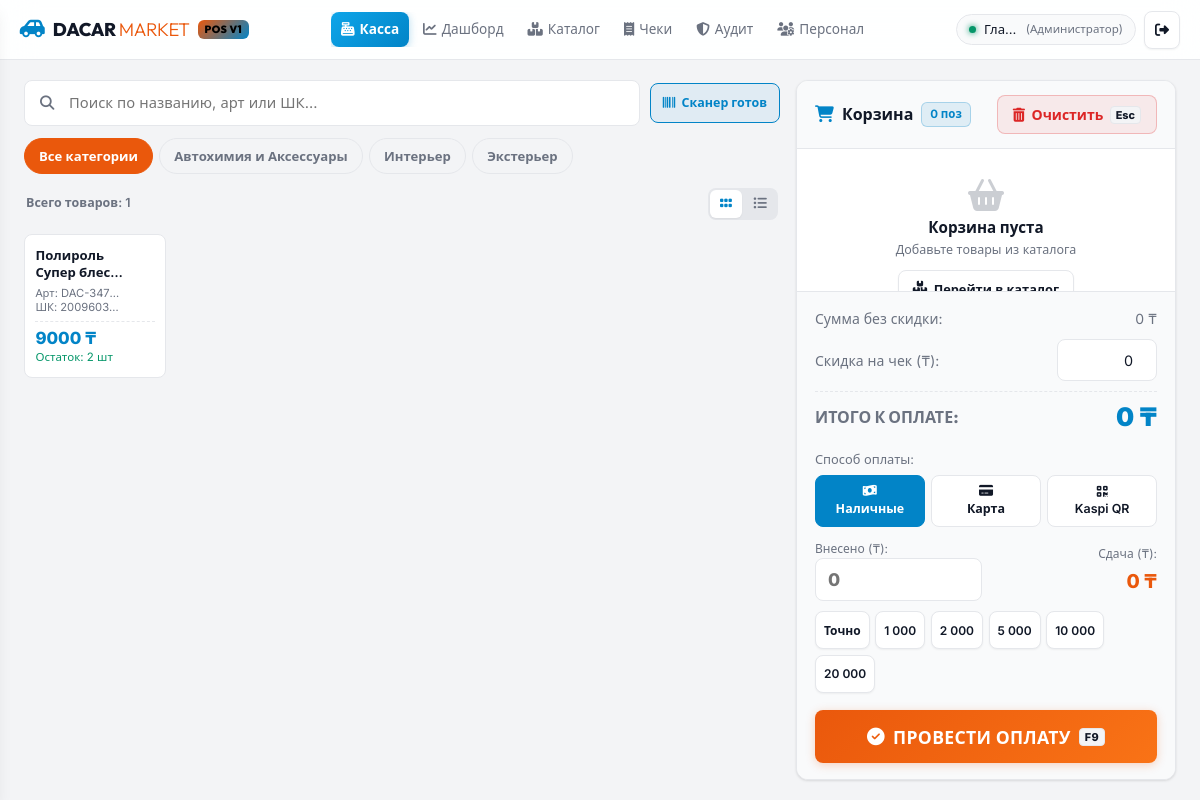
Before: /sales/pos/ (signed in) with the older database file.
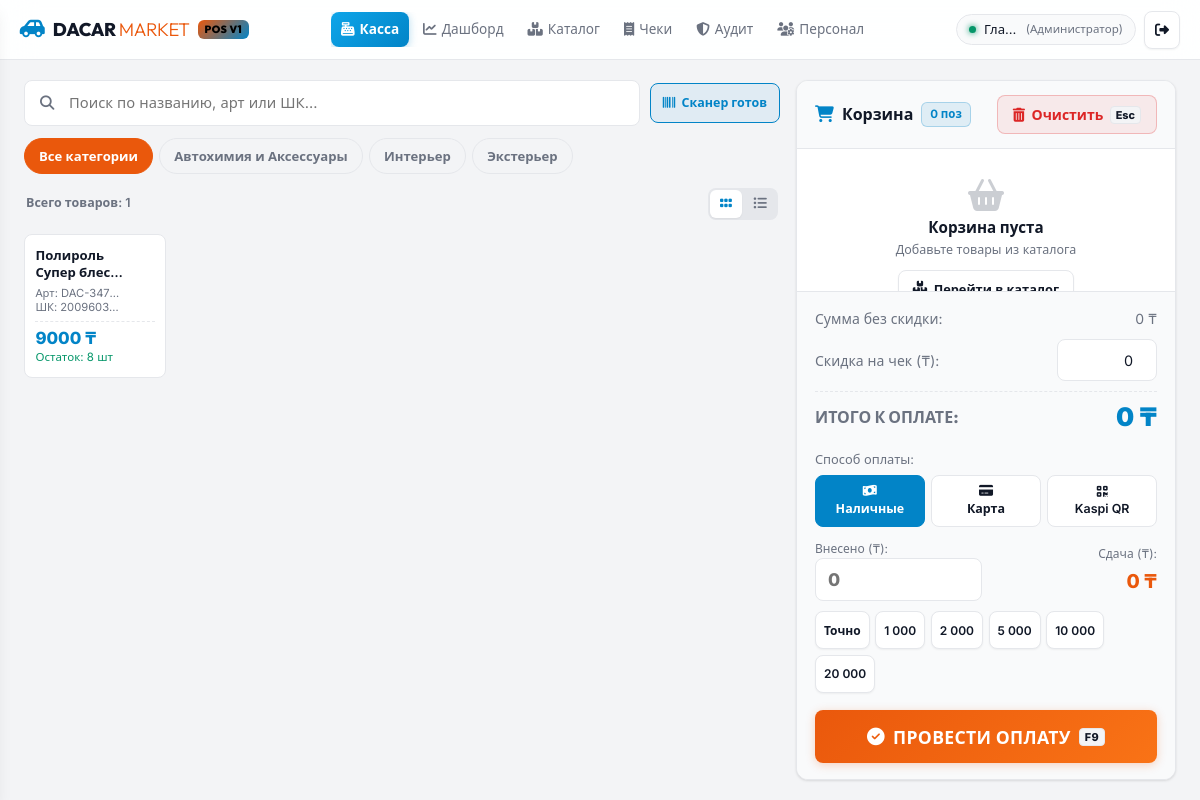
After: the same page with the newer database file.
### catalog/models.py (models this page shows, shortened)
class Product(models.Model):
    UNIT_CHOICES = [
        ('шт', 'штук (шт)'),
        ('л', 'литров (л)'),
        ('мл', 'миллилитров (мл)'),
        ('кг', 'килограмм (кг)'),
        ('компл', 'комплект (компл)'),
    ]
    name = models.CharField(max_length=255, verbose_name="Наименование товара")
    sku = models.CharField(max_length=50, unique=True, blank=True, db_index=True, verbose_name="Артикул")
    barcode = models.CharField(max_length=50, unique=True, blank=True, db_index=True, verbose_name="Штрихкод")
    category = models.ForeignKey(Category, on_delete=models.SET_NULL, null=True, blank=True, related_name='products', verbose_name="Категория")
    brand = models.ForeignKey(Brand, on_delete=models.SET_NULL, null=True, blank=True, related_name='products', verbose_name="Бренд")
    purchase_price = models.DecimalField(max_digits=12, decimal_places=2, default=Decimal('0.00'), verbose_name="Закупочная цена (₸)")
    retail_price = models.DecimalField(max_digits=12, decimal_places=2, default=Decimal('0.00'), verbose_name="Розничная цена (₸)")
    unit = models.CharField(max_length=20, choices=UNIT_CHOICES, default='шт', verbose_name="Единица измерения")
    stock_qty = models.DecimalField(max_digits=12, decimal_places=3, default=Decimal('0.000'), verbose_name="Остаток на складе")
    min_stock_alert = models.DecimalField(max_digits=12, decimal_places=3, default=Decimal('5.000'), verbose_name="Минимальный остаток (Сигнал)")
    is_active = models.BooleanField(default=True, verbose_name="Активен")
    created_at = models.DateTimeField(auto_now_add=True, verbose_name="Дата создания")
    updated_at = models.DateTimeField(auto_now=True, verbose_name="Дата обновления")
    class Meta:
        verbose_name = "Товар"
        verbose_name_plural = "Товары"
        ordering = ['name']
    @property
    def is_low_stock(self):
        return self.stock_qty <= self.min_stock_alert

### sales/views.py (the view)
# urls.py: path('pos/', views.pos_interface_view, name='pos'),
@login_required
def pos_interface_view(request):
    categories = Category.objects.all()
    products = Product.objects.select_related('category', 'brand').filter(is_active=True, stock_qty__gt=0)
    return render(request, 'sales/pos_terminal.html', {
        'categories': categories,
        'products': products,
        'payment_methods': SaleOrder.PaymentMethod.choices,
    })

### config/context_processors.py (called while the page is built)
def dacar_context(request):
    return {
        'SHOP_NAME': 'DACAR Детейлинг Маркет',
        'SHOP_TAGLINE': '',
        'SHOP_PHONE': '+7 (706) 806-66-36',
        'SHOP_ADDRESS': 'г. Актобе, ул. Алтын Орда 19д',
        'ALLOW_REGISTRATION': getattr(settings, 'ALLOW_REGISTRATION', True),
    }

### users/models.py (called while the page is built)
    @property
    def is_admin_user(self):
        return self.role == self.Role.ADMIN or self.is_superuser

### templates/sales/pos_terminal.html (shortened to what the changed rows need)
{% extends 'base.html' %}
{% block content %}
<div class="pos-grid">
    <div class="catalog-panel" id="posCatalogPanel">
        <div class="products-grid" id="productsGridContainer">
            {% for p in products %}
            <div class="product-card" onclick="addToCartFromElement(this)" data-id="{{ p.id }}" data-name="{{ p.name }}"
                data-sku="{{ p.sku }}" data-barcode="{{ p.barcode }}" data-cat="{{ p.category_id }}"
                data-price="{{ p.retail_price }}" data-stock="{{ p.stock_qty }}" data-unit="{{ p.unit }}">
                <div class="product-card-top">
                    <div class="product-title">{{ p.name }}</div>
                    <div class="product-sku-row">
                        <span class="product-sku-item">Арт: {{ p.sku }}</span>
                        {% if p.barcode %}<span class="product-sku-item">ШК: {{ p.barcode }}</span>{% endif %}
                    </div>
                </div>
                <div class="product-card-bottom">
                    <div class="product-price">{{ p.retail_price|floatformat:0 }} ₸</div>
                    <div class="product-stock {% if p.is_low_stock %}low{% endif %}">
                        <span>Остаток: {{ p.stock_qty|floatformat:0 }} {{ p.unit }}</span>
                    </div>
                </div>
            </div>
            {% empty %}
            <div style="grid-column: 1 / -1; text-align: center; color: var(--text-muted); padding: 3rem;">
                <i class="fa-solid fa-box-open" style="font-size: 2.5rem; margin-bottom: 0.5rem; opacity: 0.4;"></i>
                <p>Товары не найдены</p>
            </div>
            {% endfor %}
        </div>
    </div>
</div>
{% endblock %}

Changed rows visible on the page:
changed Product "шт": stock_qty "2" → "8"
